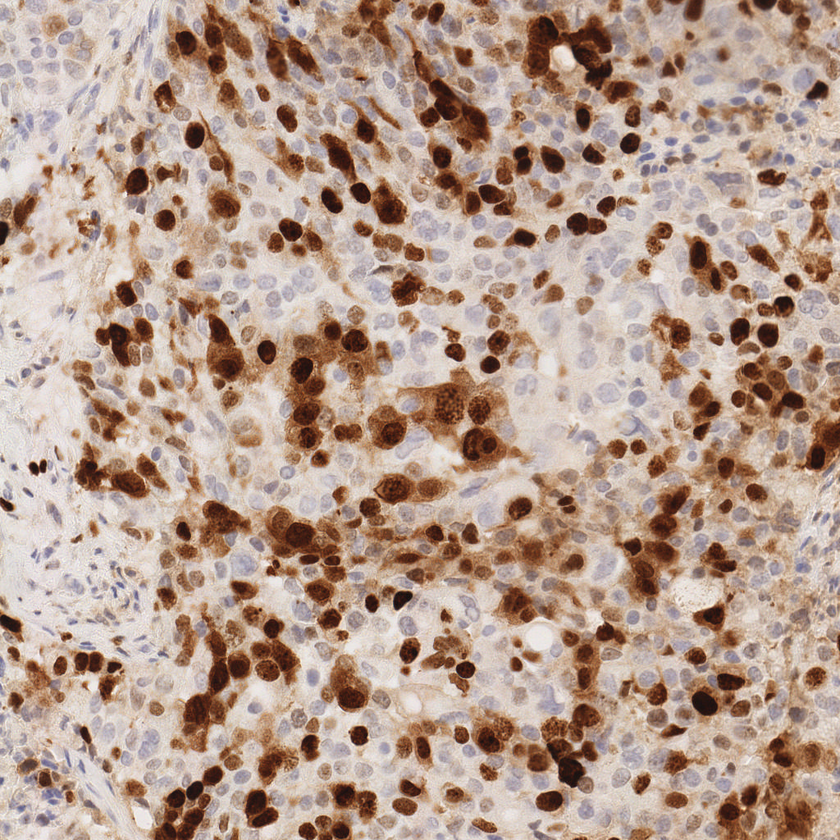
#> input picture cv.png, 840 x 840 px, shrunk from 1024 x 1024 before the run
$ python main.py
#> lines starting #> are read from the running program, lines starting #| are printed output that depends on the picture; after the words box and inside, x2 and y2 are one past the last pixel; in counts of white or black regions, pixels touching at a corner belong together
import cv2
import matplotlib.pyplot as plt
from PIL import Image
import numpy as np


def connected_count(img):
    x=img.shape[0]
    y=img.shape[1]
    A=np.ones((x,y))*(-1)
    count=1
    for i in range(x):
        for j in range(y):
            if(img[i][j]==255):
                if((j-1)<0):
                    A[i][j]=count
                    count+=1
                else:
                    if A[i][j-1]!=-1:
                        A[i][j]=A[i][j-1]
                    else:
                        A[i][j]=count
                        count+=1

    B=np.ones((count+1))*(-1)
    for i in range(x):
        for j in range(y):
            if((i-1)>=0):
                if (A[i][j]!=-1):
                    if((A[i-1][j])!=-1 and A[i][j]!=A[i-1][j]):
                        B[int(A[i][j])]=int(A[i-1][j])

    count_=-1

    for i in range(count+1):
        if B[i]==-1:
            count_+=1
    return count_


#img = Image.open('cv.png')
img = cv2.imread('cv.png',0)
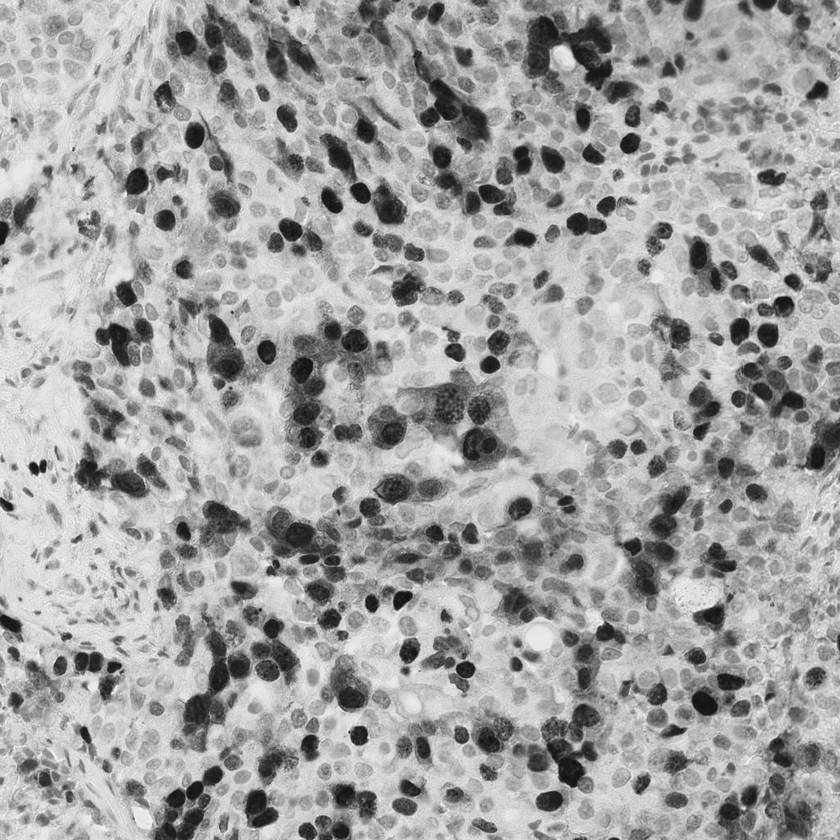
#> img: shape (840, 840); min 13, max 249, mean 161.7
ret, th1 = cv2.threshold(img, 127, 255, cv2.THRESH_BINARY)
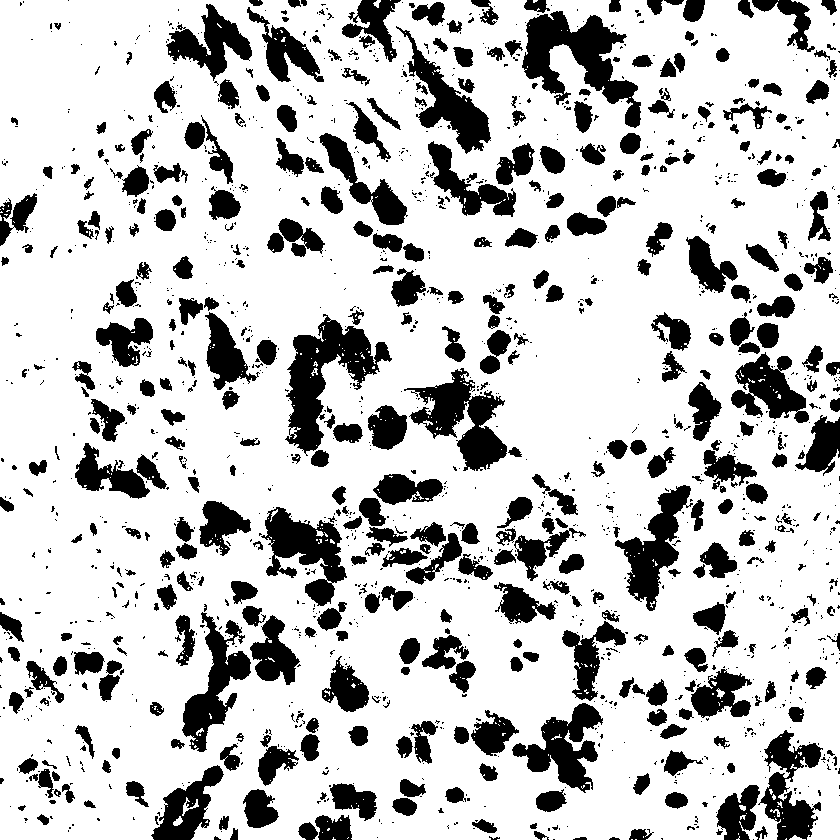
#> th1: shape (840, 840); 77.4% white; 1637 black regions (1184 under 20 px), largest, box (x1, y1, x2, y2) and area: (285, 314, 392, 456) 5704, (522, 11, 641, 128) 5668, (404, 368, 507, 471) 4472
th1 = 255 - th1
kernel = np.ones((3,3), np.uint8)
img=cv2.erode(th1, kernel, iterations = 5)
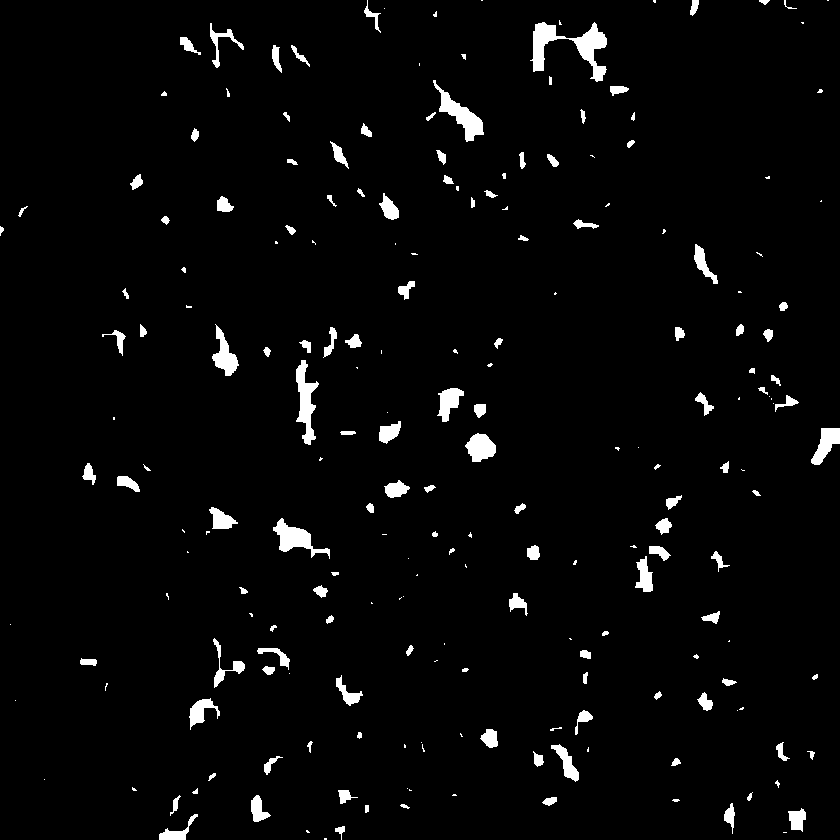
#> img: shape (840, 840); 3% white; 215 white regions (79 under 20 px), largest, box (x1, y1, x2, y2) and area: (530, 22, 607, 82) 1671, (433, 80, 484, 142) 947, (296, 360, 319, 445) 930
img = cv2.dilate(img, kernel, iterations = 3)
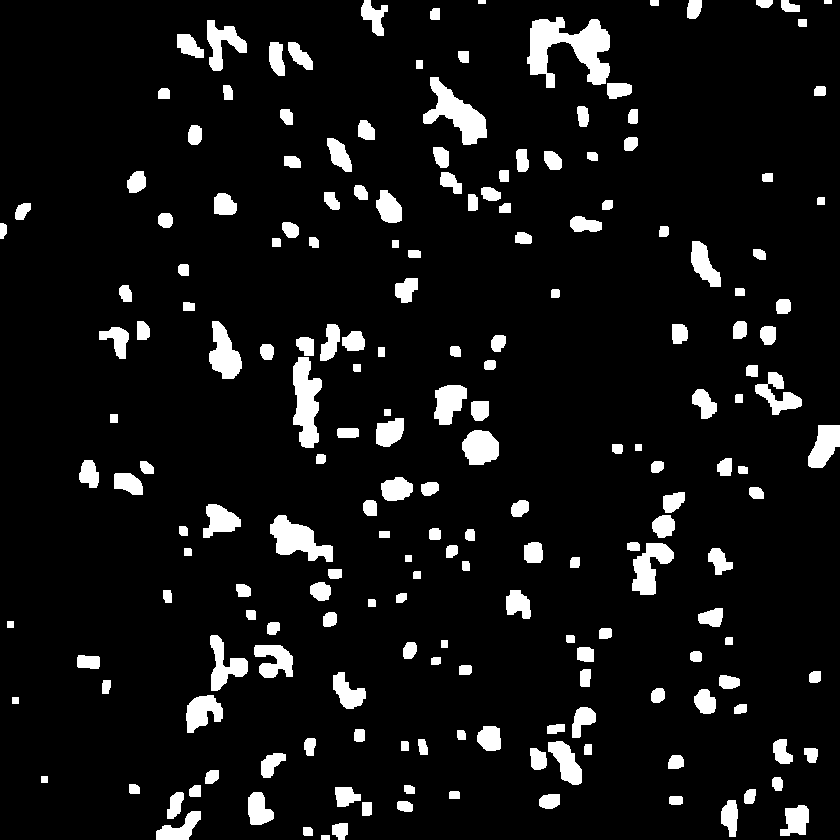
#> img: shape (840, 840); 8.2% white; 196 white regions, largest, box (x1, y1, x2, y2) and area: (527, 17, 610, 88) 3132, (423, 77, 487, 145) 1842, (293, 357, 322, 448) 1752
cv2.imwrite('answer_1.jpg', th1)
#print(connected_count(th1))
print('Number of object is',connected_count(img))
#> after the loop in connected_count, `for i in range(x):`:
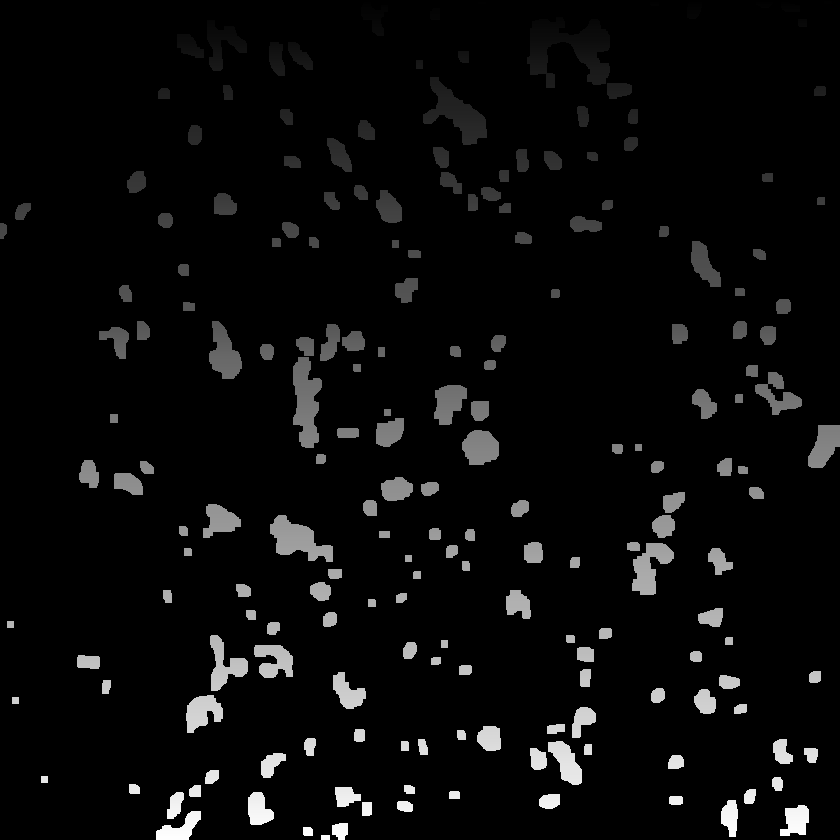
#> A: shape (840, 840) float64; min -1, max 3787, mean 152.4; drawn with min black and max white
#| Number of object is 209


#plt.imshow(img, 'gray')
#plt.show()

$ run again, with illustration.png copied over cv.png
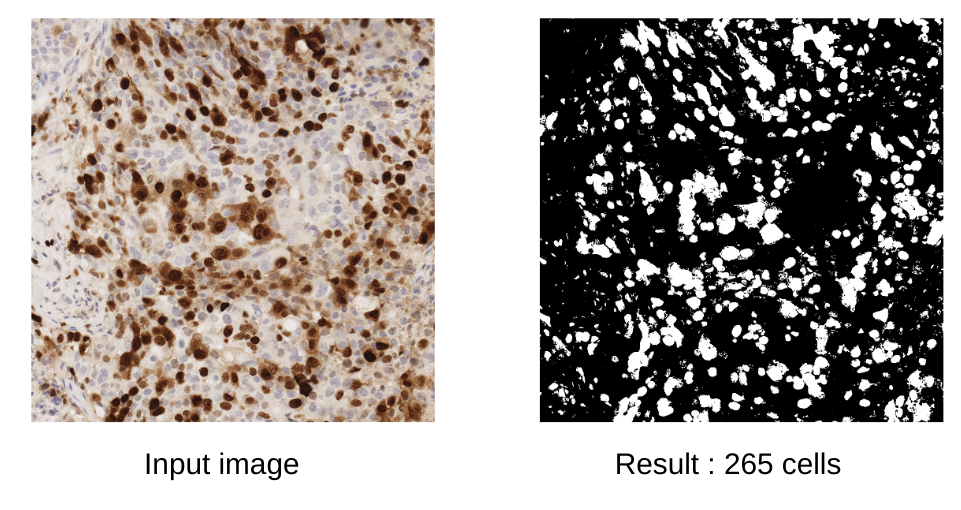
#> input picture illustration.png, 961 x 510 px
#> `ret, th1 = cv2.threshold(img, 127, 255, cv2.THRESH_BINARY)`:
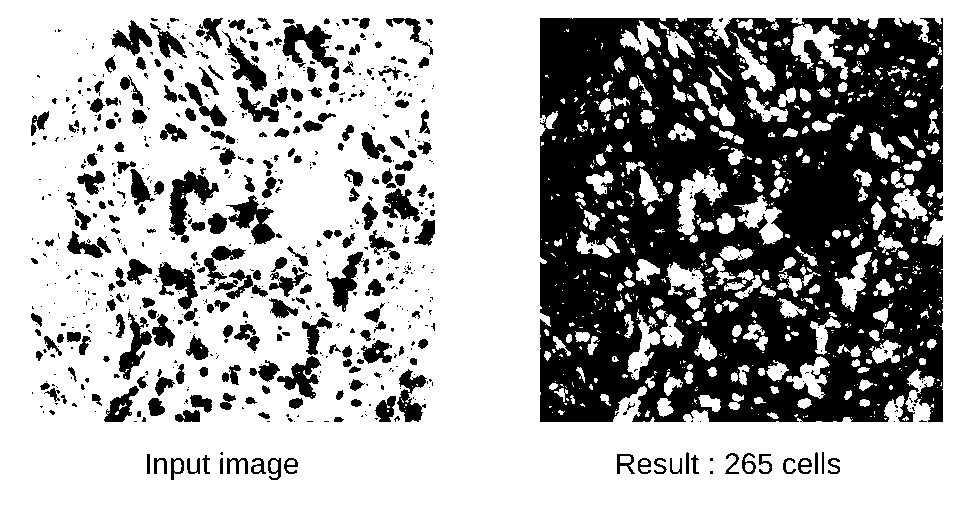
#> th1: shape (510, 961); 66.2% white; 747 black regions (491 under 20 px), largest, box (x1, y1, x2, y2) and area: (540, 18, 943, 422) 126501, (169, 170, 219, 243) 1399, (282, 24, 339, 80) 1327
#> after the loop in connected_count, `for i in range(x):`:
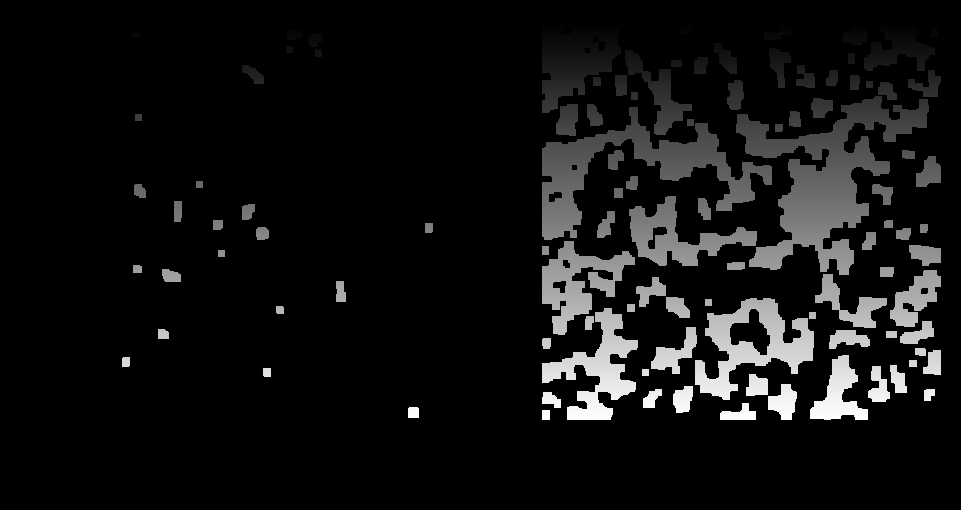
#> A: shape (510, 961) float64; min -1, max 3364, mean 232.8; drawn with min black and max white
#| Number of object is 139
